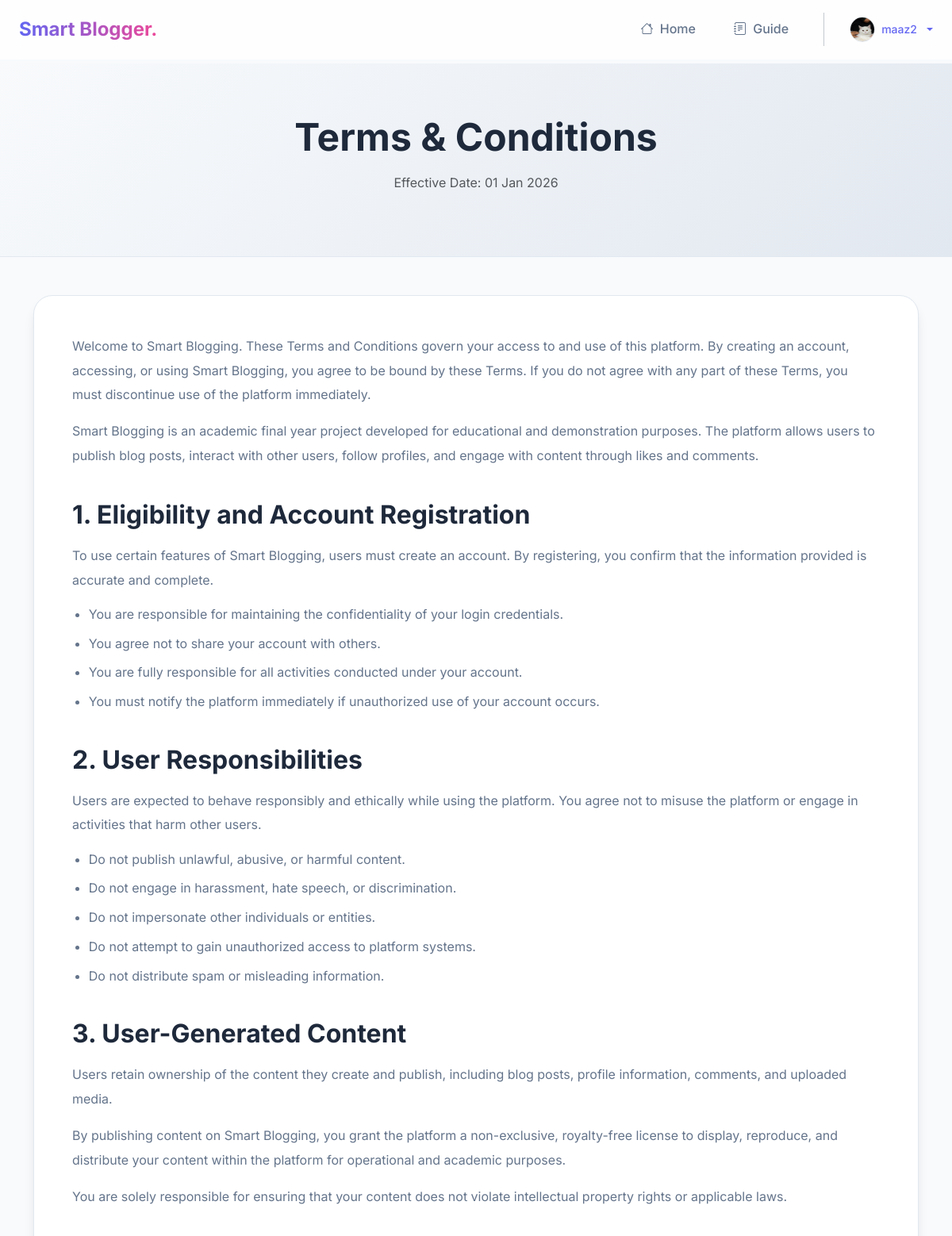
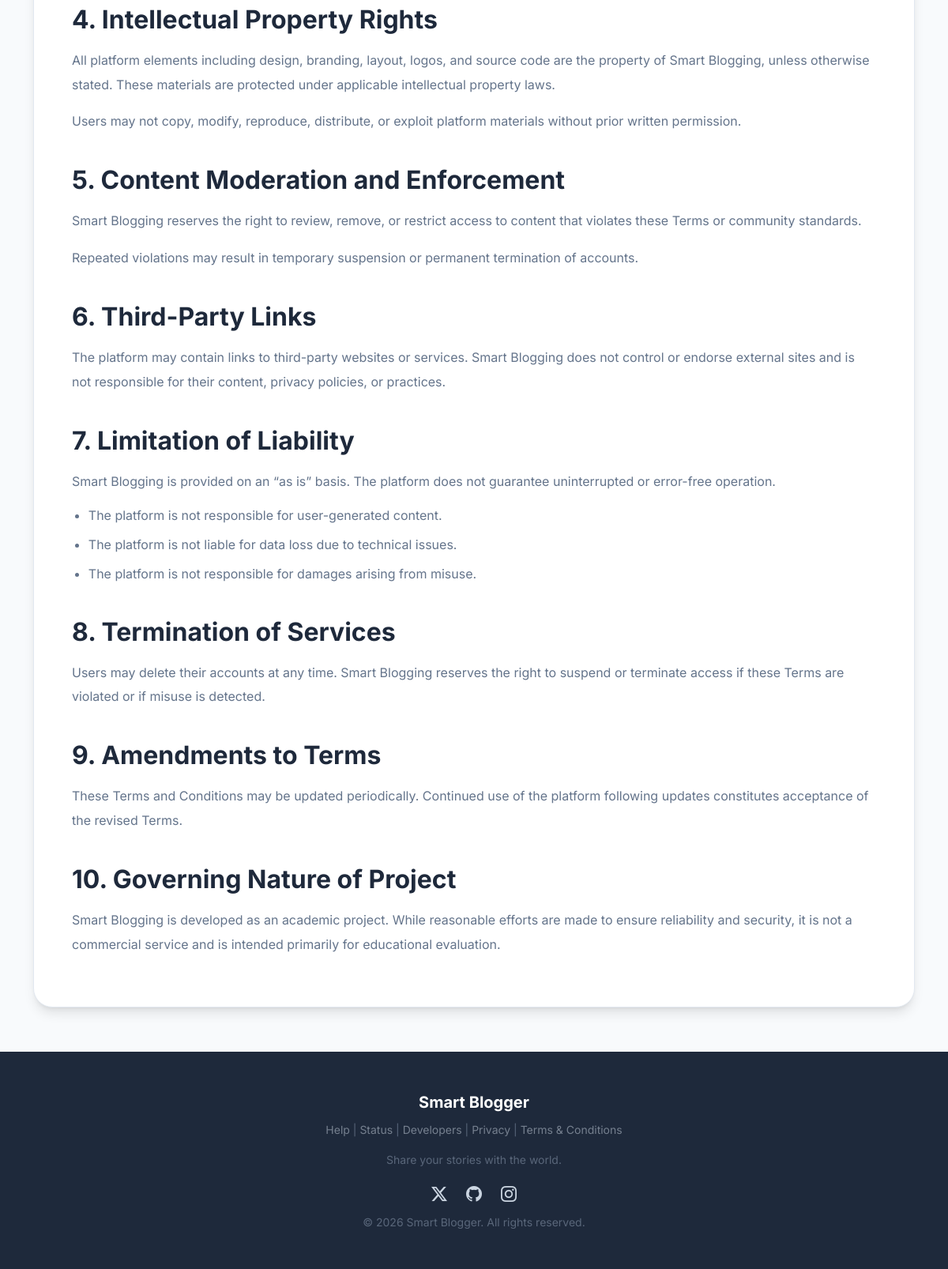
/terms-n-condtion/ (signed in), run on the app's committed database (2 pictures, top to bottom).
### blog/models.py (models this page shows, shortened)
class User(AbstractBaseUser, PermissionsMixin):
    ROLE_CHOICES = (
        ("USER", "Normal User"),
        ("BLOGGER", "Blogger"),
    )
    followers = models.ManyToManyField('self',symmetrical=False,related_name="following",blank=True)
    id = models.BigAutoField(primary_key=True)
    objects = UserManager()
    username = models.CharField(max_length=150, unique=True)#
    email = models.EmailField(unique=True)#
    password_updated_at = models.DateTimeField(null=True, blank=True)#
    role = models.CharField(max_length=10, choices=ROLE_CHOICES, default="USER")
    is_staff = models.BooleanField(default=False)
    email_verified = models.BooleanField(default=False)
    full_name = models.CharField(max_length=255, blank=True) #
    bio = models.TextField(blank=True) ##
    profile_image = models.ImageField(upload_to="profiles/", null=True, blank=True)
    website = models.URLField(blank=True) ##
    instagram_link = models.URLField( blank=True)##
    x_link = models.URLField( blank=True)##
    git_link = models.URLField( blank=True)##
    total_posts = models.PositiveIntegerField(default=0)
    total_views = models.PositiveBigIntegerField(default=0)
    total_likes = models.PositiveBigIntegerField(default=0)
    is_approved_blogger = models.BooleanField(default=False)
    created_at = models.DateTimeField(auto_now_add=True)
    updated_at = models.DateTimeField(auto_now=True)
    last_active_at = models.DateTimeField(null=True, blank=True)
    timezone = models.CharField(max_length=50, default="UTC")
    language_preference = models.CharField(max_length=10, default="en")
    USERNAME_FIELD = "email"
    REQUIRED_FIELDS = ["username"]

### blog/views.py (the view)
# urls.py: path('terms-n-condtion/', views.terms_n_condtion, name='terms_n_condtion'),
def terms_n_condtion(request):
    return render(request,'terms.html')

### blog/templates/terms.html (shortened to what this page needs)
{% extends "base.html" %}
{% block body %}
<section class="legal-hero text-center">
  <div class="container">
    <h1 class="fw-bold display-5">Terms & Conditions</h1>
    <p class="text-muted mt-3">Effective Date: 01 Jan 2026</p>
  </div>
</section>
<div class="container py-5">
  <div class="legal-card">
    <p>
      Welcome to Smart Blogging. These Terms and Conditions govern your access to and use of this platform.
      By creating an account, accessing, or using Smart Blogging, you agree to be bound by these Terms.
      If you do not agree with any part of these Terms, you must discontinue use of the platform immediately.
    </p>
    <p>
      Smart Blogging is an academic final year project developed for educational and demonstration purposes.
      The platform allows users to publish blog posts, interact with other users, follow profiles,
      and engage with content through likes and comments.
    </p>
    <h2>1. Eligibility and Account Registration</h2>
    <p>
      To use certain features of Smart Blogging, users must create an account.
      By registering, you confirm that the information provided is accurate and complete.
    </p>
    <ul>
      <li>You are responsible for maintaining the confidentiality of your login credentials.</li>
      <li>You agree not to share your account with others.</li>
      <li>You are fully responsible for all activities conducted under your account.</li>
      <li>You must notify the platform immediately if unauthorized use of your account occurs.</li>
    </ul>
    <h2>2. User Responsibilities</h2>
    <p>
      Users are expected to behave responsibly and ethically while using the platform.
      You agree not to misuse the platform or engage in activities that harm other users.
    </p>
    <ul>
      <li>Do not publish unlawful, abusive, or harmful content.</li>
      <li>Do not engage in harassment, hate speech, or discrimination.</li>
      <li>Do not impersonate other individuals or entities.</li>
      <li>Do not attempt to gain unauthorized access to platform systems.</li>
      <li>Do not distribute spam or misleading information.</li>
    </ul>
    <h2>3. User-Generated Content</h2>
    <p>
      Users retain ownership of the content they create and publish, including blog posts,
      profile information, comments, and uploaded media.
    </p>
    <p>
      By publishing content on Smart Blogging, you grant the platform a non-exclusive,
      royalty-free license to display, reproduce, and distribute your content within the platform
      for operational and academic purposes.
    </p>
    <p>
      You are solely responsible for ensuring that your content does not violate intellectual property rights
      or applicable laws.
    </p>
    <h2>4. Intellectual Property Rights</h2>
    <p>
      All platform elements including design, branding, layout, logos, and source code are the property of Smart Blogging,
      unless otherwise stated. These materials are protected under applicable intellectual property laws.
    </p>
    <p>
      Users may not copy, modify, reproduce, distribute, or exploit platform materials
      without prior written permission.
    </p>
    <h2>5. Content Moderation and Enforcement</h2>
    <p>
      Smart Blogging reserves the right to review, remove, or restrict access to content
      that violates these Terms or community standards.
    </p>
    <p>
      Repeated violations may result in temporary suspension or permanent termination of accounts.
    </p>
    <h2>6. Third-Party Links</h2>
    <p>
      The platform may contain links to third-party websites or services.
      Smart Blogging does not control or endorse external sites and is not responsible
      for their content, privacy policies, or practices.
    </p>
    <h2>7. Limitation of Liability</h2>
    <p>
      Smart Blogging is provided on an “as is” basis.
      The platform does not guarantee uninterrupted or error-free operation.
    </p>
    <ul>
      <li>The platform is not responsible for user-generated content.</li>
      <li>The platform is not liable for data loss due to technical issues.</li>
      <li>The platform is not responsible for damages arising from misuse.</li>
    </ul>
    <h2>8. Termination of Services</h2>
    <p>
      Users may delete their accounts at any time.
      Smart Blogging reserves the right to suspend or terminate access
      if these Terms are violated or if misuse is detected.
    </p>
    <h2>9. Amendments to Terms</h2>
    <p>
      These Terms and Conditions may be updated periodically.
      Continued use of the platform following updates constitutes acceptance of the revised Terms.
    </p>
    <h2>10. Governing Nature of Project</h2>
    <p>
      Smart Blogging is developed as an academic project.
      While reasonable efforts are made to ensure reliability and security,
      it is not a commercial service and is intended primarily for educational evaluation.
    </p>
  </div>
</div>
{% endblock %}

### blog/templates/base.html (shortened to what this page needs)
<!doctype html>
<html lang="en">
<head>
  <link href="https://cdn.jsdelivr.net/npm/bootstrap-icons/font/bootstrap-icons.css" rel="stylesheet" />
  <link href="https://cdn.jsdelivr.net/npm/bootstrap@5.3.3/dist/css/bootstrap.min.css" rel="stylesheet" />
  <link rel="stylesheet" href="/static/base.css">
</head>
<body class="d-flex flex-column min-vh-100">
  <header id="mainNav" class="navbar-glass">
    <div class="container-custom h-100">
      <div class="d-flex align-items-center justify-content-between py-3">
        <a href="/" class="d-flex align-items-center gap-2">
          <span class="fs-4 fw-bold text-gradient">Smart Blogger.</span>
        </a>
        <nav class="d-none d-md-flex align-items-center gap-4">
          <a href="/dashboard/" class="nav-link {% if request.path == '/dashboard/' %}active{% endif %}">
            <i class="bi bi-house me-1"></i> Home
          </a>
          <a href="/guide/" class="nav-link {% if request.path == '/guide/' %}active{% endif %}">
            <i class="bi bi-journal-text me-1"></i> Guide
          </a>
          {% if not request.user.is_authenticated %}
          <a href="{% url 'sign_in' %}" class="btn btn-ghost">Sign In</a>
          <a href="{% url 'sign_up' %}" class="btn btn-primary">Get Started</a>
          {% else %}
          <div class="dropdown">
            <a href="#" class="d-flex align-items-center gap-2 text-decoration-none dropdown-toggle"
              data-bs-toggle="dropdown">
              {% if request.user.profile_image %}
              <img src="{{ request.user.profile_image.url }}" class="rounded-circle border" width="32" height="32"
                alt="Avatar">
              {% else %}
              <div class="rounded-circle bg-secondary text-white d-flex align-items-center justify-content-center"
                style="width: 32px; height: 32px; font-size: 0.8rem;">
                {{ request.user.username|make_list|first|upper }}
              </div>
              {% endif %}
              <span class="fw-medium small d-none d-lg-block">{{ request.user.username }}</span>
            </a>
          </div>
          {% endif %}
        </nav>
      </div>
    </div>
  </header>
  <main class="flex-grow-1" style="padding-top: 80px;">
    {% block body %}{% endblock %}
  </main>
  <footer class="footer-modern mt-2">
    <div class="container-custom text-center">
      <div>
        <span class="fs-5 fw-bold text-white">Smart Blogger</span>
        <p class="small opacity-50 mt-2">
          <a href="">Help</a> |
          <a href="">Status</a> |
          <a href="/guide">Developers</a> |
          <a href="/privacy">Privacy</a> |
          <a href="/terms-n-condtion">Terms & Conditions</a>
        </p>
        <p class="small opacity-50 mt-2">Share your stories with the world.</p>
      </div>
      <div class="d-flex justify-content-center gap-4 mb-2">
        <a href="https://x.com/siddiquimaazzz" target="_blank" class="fs-5"><i class="bi bi-twitter-x"></i></a>
        <a href="https://github.com/maazsiddiqui79/" target="_blank" class="fs-5"><i class="bi bi-github"></i></a>
        <a href="https://www.instagram.com/siddiqui.maazzz/" target="_blank" class="fs-5"><i
            class="bi bi-instagram"></i></a>
      </div>
      <div class="small opacity-50">
        &copy; {{ year|default:"2026" }} Smart Blogger. All rights reserved.
      </div>
    </div>
  </footer>
</body>
</html>

### static/base.css (style rules this page uses)
:root { --primary: #6366f1; --primary-hover: #4f46e5; --secondary: #ec4899; --accent: #8b5cf6; --bg-body: #f8fafc; --bg-card: #ffffff; --bg-glass: rgba(255, 255, 255, 0.8); --text-main: #1e293b; --text-muted: #64748b; --text-light: #94a3b8; --border-color: #e2e8f0; --shadow-sm: 0 1px 2px 0 rgb(0 0 0 / 0.05); --shadow-md: 0 4px 6px -1px rgb(0 0 0 / 0.1), 0 2px 4px -2px rgb(0 0 0 / 0.1); --shadow-lg: 0 10px 15px -3px rgb(0 0 0 / 0.1), 0 4px 6px -4px rgb(0 0 0 / 0.1); --shadow-premium: 0 20px 25px -5px rgb(0 0 0 / 0.1), 0 8px 10px -6px rgb(0 0 0 / 0.1); --font-sans: 'Inter', system-ui, -apple-system, blinkmacsystemfont, "Segoe UI", roboto, "Helvetica Neue", arial, sans-serif; --font-serif: 'Merriweather', serif; --radius-sm: 0.375rem; --radius-md: 0.5rem; --radius-lg: 0.75rem; --radius-xl: 1rem; --radius-2xl: 1.5rem; --transition: all 0.2s cubic-bezier(0.4, 0, 0.2, 1); }
*, *::before, *::after { box-sizing: border-box; }
html { overflow-y: scroll; }
body { font-family: var(--font-sans); background-color: var(--bg-body); color: var(--text-main); line-height: 1.6; margin: 0; -webkit-font-smoothing: antialiased; -moz-osx-font-smoothing: grayscale; }
h1, h2, h3, h4, h5, h6 { font-weight: 700; line-height: 1.25; margin-top: 0; color: var(--text-main); }
a { color: var(--primary); text-decoration: none; transition: var(--transition); }
img { max-width: 100%; display: block; }
.navbar-glass { background: var(--bg-glass); backdrop-filter: blur(12px); -webkit-backdrop-filter: blur(12px); border-bottom: 1px solid rgba(255, 255, 255, 0.1); position: fixed; top: 0; width: 100%; z-index: 1000; transition: var(--transition); }
.nav-link { font-weight: 500; color: var(--text-muted); padding: 0.5rem 0.75rem; border-radius: var(--radius-md); }
.footer-modern { background: #1e293b; color: #94a3b8; padding: 3rem 0; margin-top: auto; }
.footer-modern a { color: #cbd5e1; }
.text-gradient { background: linear-gradient(to right, var(--primary), var(--secondary)); -webkit-background-clip: text; background-clip: text; -webkit-text-fill-color: transparent; }
.container-custom { max-width: 1200px; margin: 0 auto; padding: 0 1.5rem; }

### blog/templates/terms.html (style rules this page uses)
.legal-hero { background: linear-gradient(135deg, #f8fafc, #e2e8f0); padding: 4rem 0; border-bottom: 1px solid var(--border-color); }
.legal-card { background: #fff; border-radius: 24px; padding: 3rem; box-shadow: var(--shadow-lg); border: 1px solid var(--border-color); }
.legal-card h2 { font-weight: 700; margin-top: 2.5rem; margin-bottom: 1rem; }
.legal-card p { color: var(--text-muted); line-height: 1.9; margin-bottom: 1rem; }
.legal-card ul { padding-left: 1.3rem; margin-bottom: 1.5rem; }
.legal-card li { margin-bottom: 0.7rem; color: var(--text-muted); }

### data on the page
User: user.profile_image (picture), user.username "maaz2"

### other printed values
{{ year|default:"2026" }} "2026"
